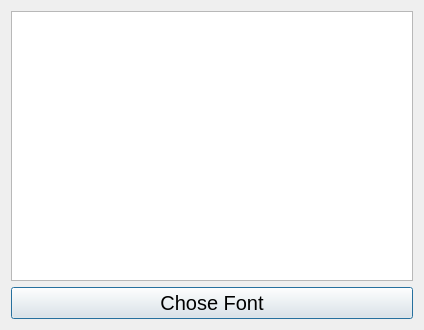
<?xml version="1.0" encoding="UTF-8"?>
<ui version="4.0">
 <class>Dialog</class>
 <widget class="QDialog" name="Dialog">
  <property name="geometry">
   <rect>
    <x>0</x>
    <y>0</y>
    <width>424</width>
    <height>330</height>
   </rect>
  </property>
  <property name="windowTitle">
   <string>Dialog</string>
  </property>
  <layout class="QVBoxLayout" name="verticalLayout">
   <item>
    <widget class="QTextEdit" name="textEdit"/>
   </item>
   <item>
    <widget class="QPushButton" name="pushButton">
     <property name="font">
      <font>
       <pointsize>15</pointsize>
      </font>
     </property>
     <property name="text">
      <string>Chose Font</string>
     </property>
    </widget>
   </item>
  </layout>
 </widget>
 <resources/>
 <connections/>
</ui>
